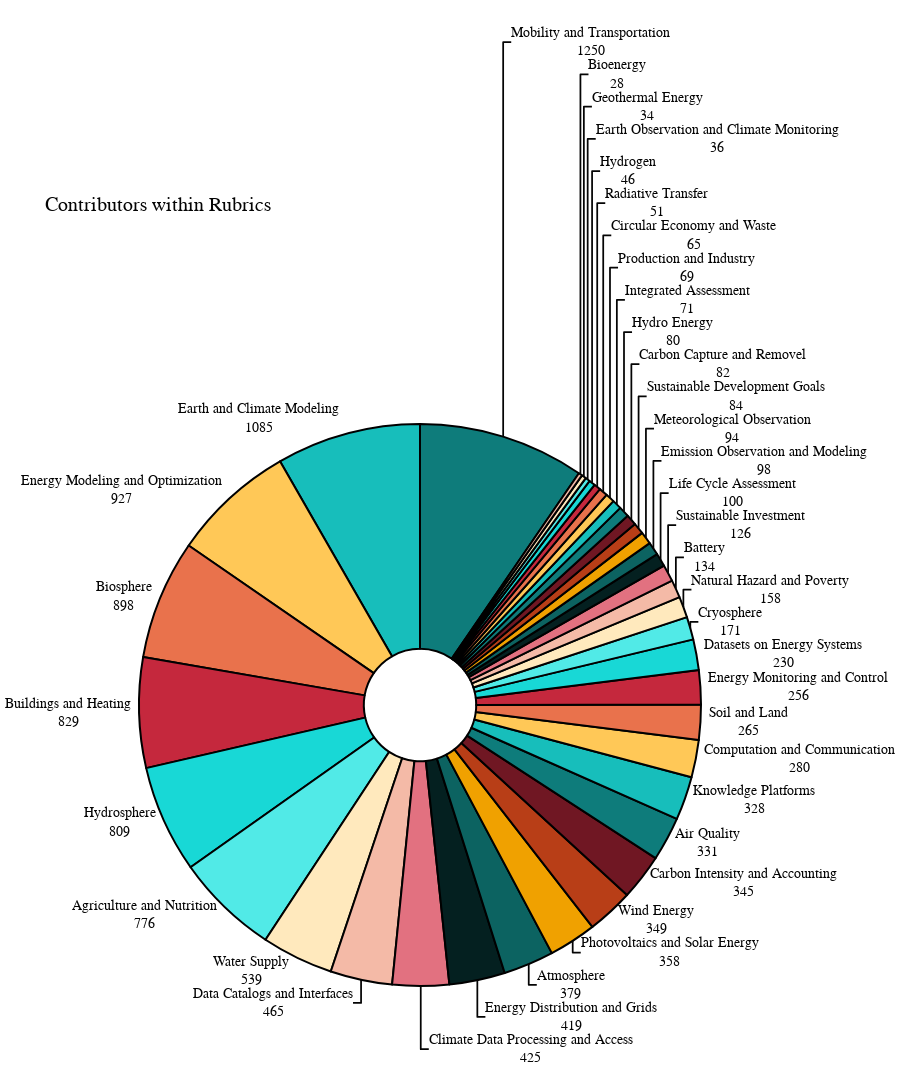

Source (notebook cell):
### Code cell
fig = px.pie(df_active.groupby('rubric')['contributors'].sum().reset_index(), values="contributors", names="rubric", color_discrete_sequence=color_discrete_sequence, hole=0.2)

fig.update_layout(title="Contributors within Rubrics", height=1200, showlegend=False)
fig.update_traces(textposition='outside', textinfo='value+label', marker=dict(line=dict(color='#000000', width=2)))
fig.show()

### Figure 1 — Plotly figure (JSON) as saved in the notebook; plotly's stock layout.template omitted (floating-point values rounded to 4 significant figures)
{"data": [{"domain": {"x": [0, 1], "y": [0, 1]}, "hole": 0.2, "hovertemplate": "rubric=%{label}<br>contributors=%{value}<extra></extra>", "labels": ["Agriculture and Nutrition", "Air Quality", "Atmosphere", "Battery", "Bioenergy", "Biosphere", "Buildings and Heating", "Carbon Capture and Removel", "Carbon Intensity and Accounting", "Circular Economy and Waste", "Climate Data Processing and Access", "Computation and Communication", "Cryosphere", "Data Catalogs and Interfaces", "Datasets on Energy Systems", "Earth Observation and Climate Monitoring", "Earth and Climate Modeling", "Emission Observation and Modeling", "Energy Distribution and Grids", "Energy Modeling and Optimization", "Energy Monitoring and Control", "Geothermal Energy", "Hydro Energy", "Hydrogen", "Hydrosphere", "Integrated Assessment", "Knowledge Platforms", "Life Cycle Assessment", "Meteorological Observation", "Mobility and Transportation", "Natural Hazard and Poverty", "Photovoltaics and Solar Energy", "Production and Industry", "Radiative Transfer", "Soil and Land", "Sustainable Development Goals", "Sustainable Investment", "Water Supply", "Wind Energy"], "legendgroup": "", "marker": {"line": {"color": "#000000", "width": 2}}, "name": "", "showlegend": true, "textinfo": "value+label", "textposition": "outside", "type": "pie", "values": [776, 331, 379, 134, 28, 898, 829, 82, 345, 65, 425, 280, 171, 465, 230, 36, 1085, 98, 419, 927, 256, 34, 80, 46, 809, 71, 328, 100, 94, 1250, 158, 358, 69, 51, 265, 84, 126, 539, 349]}], "layout": {"height": 1200, "legend": {"tracegroupgap": 0}, "margin": {"t": 60}, "piecolorway": ["#0E7C7B", "#17BEBB", "#FFC857", "#E9724C", "#C5283D"], "showlegend": false, "title": {"text": "Contributors within Rubrics"}}}
